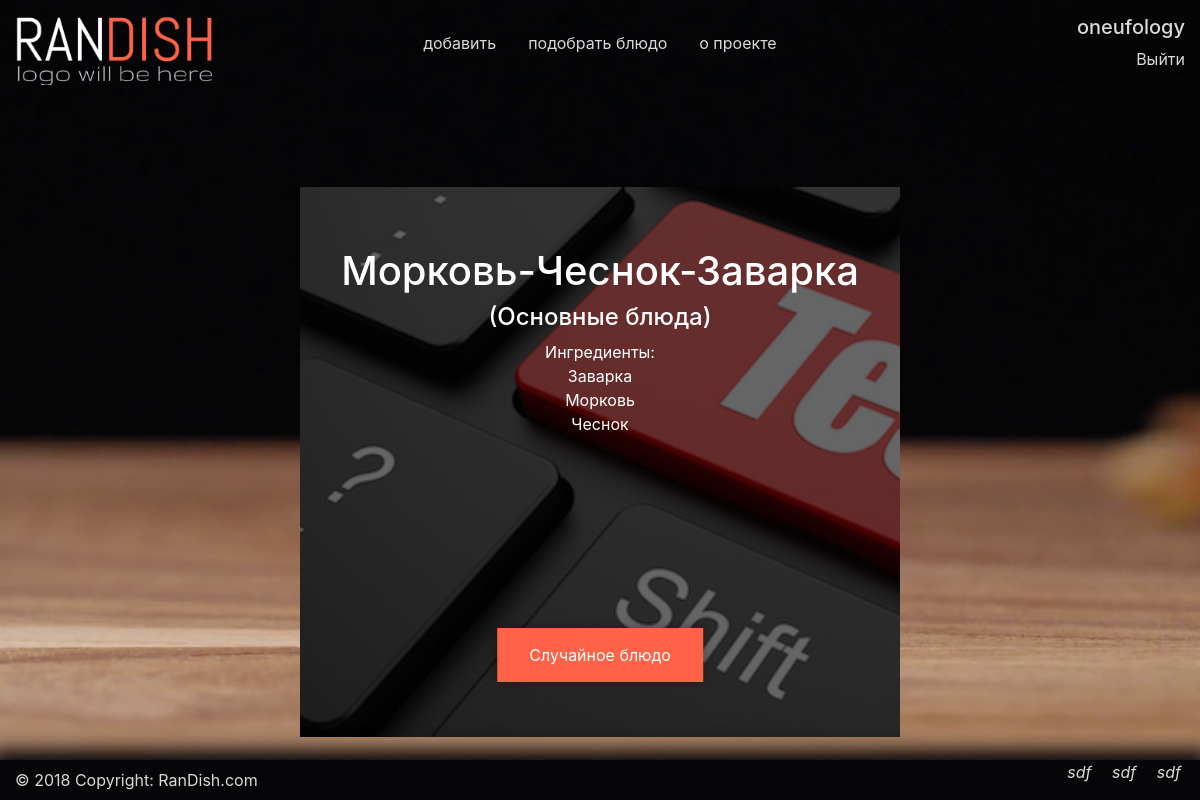
The app's page / (signed in) with its own data.
### randish_models/models.py (models this page shows, shortened)
class DishModel(models.Model):
    TYPE_CHOICE = (
        ('Салаты', "Салаты"),
        ('Закуски', "Закуски"),
        ('Первые блюда', "Первые блюда"),
        ('Основные блюда', "Основные блюда"),
        ('Гарниры', "Гарниры"),
        ('Соусы и подливы', "Соусы и подливы"),
        ('Десерты', "Десерты"),
        ('Выпечка', "Выпечка"),
        ('Напитки', "Напитки"),
        ('Консервирование', "Консервирование"),
    )
    dish_name = models.CharField(max_length=50, verbose_name = "Название") #Name
    dish_type = models.CharField(max_length=50, choices=TYPE_CHOICE, verbose_name = "Тип блюда") #Type
    author = models.ForeignKey(User, on_delete=models.CASCADE)
    image = models.ImageField(upload_to='static/randish/image', verbose_name = "Картинка")
    ingredients = models.ManyToManyField(Ingredients, verbose_name = "Ингредиенты")
    class Meta:
        ordering = ('dish_name', )
        verbose_name = "Блюдо"
        verbose_name_plural = "Блюда"

class Ingredients(models.Model):
    ingredient_name = models.CharField(max_length=50, verbose_name = "Ингредиент" )
    class Meta:
        ordering = ('ingredient_name', )
        verbose_name = "Ингредиент"
        verbose_name_plural = "Ингредиенты"

### randish_models/views.py (the view)
class List(TemplateView):
    template_name = 'Index.html'
    def get(self, request):
        user_id = request.user.id
        context = {}
        if user_id:
            all_dishes = DishModel.objects.filter(author=user_id)
            if all_dishes:
                daily_dishes = all_dishes.exclude(dish_type__icontains="Консервирование").exclude(dish_type__icontains="Напитки")
                dish_id_list = []
                for dish in daily_dishes:
                    dish_id_list.append(dish.id)
                random_dish = random.choice(dish_id_list)
                dish_id = DishModel.objects.get(id=random_dish)
                ingr_by_dish = dish_id.ingredients.all()
                context = {
                    'dish_id': dish_id,
                    'ingr_by_dish': ingr_by_dish,
                }
            else:
                context = {}
                print("YES")
                print(context)
        return render(request, self.template_name, context)

### randish_models/templates/Index.html (shortened to what this page needs)
{% load static %}
<!DOCTYPE html>
<html lang="en">
<head>
    <link rel="stylesheet" href="https://maxcdn.bootstrapcdn.com/bootstrap/4.2.1/css/bootstrap.min.css">
    <link rel="stylesheet" href="{% static 'randish/css/style.css'%}">
</head>
<body>
<div class="container-fluid">
	<header>
	    <div class="row">
	        <div class="col-sm-2">
	             <div class="logo">
	                <a href="/"><img src="{% static 'randish/image/logo.png'%}"></a>
	            </div>
	        </div>
	        <div class="col-sm-8">
			    <nav class="navbar navbar-expand-lg navbar-light transparent">
			    	<div class="collapse navbar-collapse text-center">
			    		<ul class="nav nav-pills">
			    			{% if user.is_authenticated %}
			    			<li class="nav-item">
			    				<a class="nav-link" href="../add/">добавить</a>
			    			</li>
			    			<li class="nav-item">
			    				<a class="nav-link" href="../filtered-list/">подобрать блюдо</a>
			    			</li>
		    				{% endif %}
			    			<li class="nav-item">
			    				<a class="nav-link" href="#/">о проекте</a>
			    			</li>
			    		</ul>
			        </div>
		   		 </nav>
	        </div>
	        <div class="col-sm-2">
	            <div class="account text-right">
	                {% if user.is_authenticated %}
	                <h5>{{ user.username }}</h5>
	                <p><a href="../registration/logout">Выйти</a></p>
	            </div>
	        </div>
	    </div>
	</header>
<main>
{% block content %}
{% if dish_id %}
	<div class="row">
		<div class="col-sm-3"></div>
		<div class="col-sm-6 dish-image text-center" style="background-image: url(../../{{ dish_id.image }});">
	            <h1>{{ dish_id.dish_name }}</h1>
	            <h4>({{ dish_id.dish_type }})</h4>
	            <p>Ингредиенты:</p>
	        	<ul>
	        	{% for ingr in ingr_by_dish %}
	                <li>{{ ingr.ingredient_name }}</li>
	        	{% endfor %}
	            </ul>
	            <a href="reload" class="button" id="reload_button">Случайное блюдо</a>
	    </div>
	    <div class="col-sm-3"></div>
	</div>
{% else %}
    <h1 class="text-center">У вас нет блюд,</h1>
    <h5 class="text-center">но вы можете <a href="../add/">добавить</a></h5>
{% endif %}
{% endblock %}
</main>
{% endif %}
<footer class="font-small fixed-bottom">
<div class="row no-gutters">
	<div class="col-md-6">
	    <div class="footer-copyright text-left py-2">© 2018 Copyright:
		<a href="#">RanDish.com</a>
    </div>
	</div>
	<div class="col-md-6">
		<ul class="list-unstyled list-inline text-right">
      		<li class="list-inline-item">
        		<a class="btn-floating btn-fb mx-1">
          		<i class="fab fa-facebook-f">sdf </i>
        		</a>
      		</li>
      		<li class="list-inline-item">
        		<a class="btn-floating btn-li mx-1">
          		<i class="fab fa-linkedin-in">sdf </i>
        		</a>
      		</li>
     		 <li class="list-inline-item">
        		<a class="btn-floating btn-dribbble mx-1">
          		<i class="fab fa-dribbble">sdf </i>
        		</a>
      		</li>
    	</ul>
	</div>
</div>
</footer>
</div>
</body>
</html>

### static/randish/css/style.css (style rules this page uses)
body { background: url(../image/background.png); background-size: cover; background-attachment: fixed; color: #dadada; }
header { margin-top: 15px; }
.dish-image { margin-top: 100px; height: 550px; background-size: cover; background-repeat: no-repeat; box-shadow: inset 0 0px 0px 400px rgba(0,0,0,0.6); color: #fff; padding-top: 5%; }
.dish-image p { margin-bottom: 0; }
#reload_button { background: tomato; color: white; font-size: 16px; box-shadow: 0px 0px 10px 0px rgba(0,0,0,.3); padding: 15px 32px; display: inline-block; position: absolute; bottom: 10%; left: 50%; transform: translateX(-50%); }
a { color: #dadada; text-decoration: none; }
.logo a img { width: 200px; }
.nav { margin: 0 auto; }
ul { list-style-type: none; margin: 0; padding: 0; }
footer { background: #060508; box-shadow: 0px 0px 20px 10px #060508; padding: 0 15px; }
main { margin-bottom: 60px; }

### records on screen
DishModel: image (picture), dish_name "Морковь-Чеснок-Заварка", dish_type "Основные блюда"
Ingredients: ingredient_name "Заварка"
Ingredients: ingredient_name "Морковь"
Ingredients: ingredient_name "Чеснок"

### other values on screen
{{ user.username }} "oneufology"
